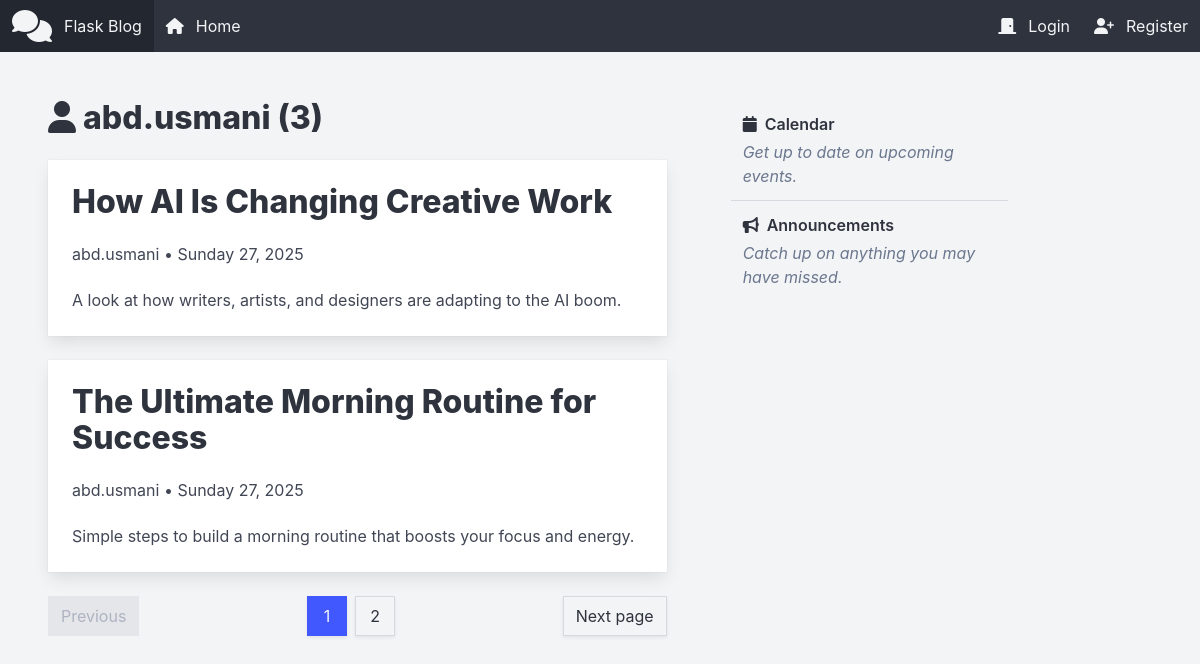
/user/abd.usmani/posts, run on an earlier commit of the app's database.
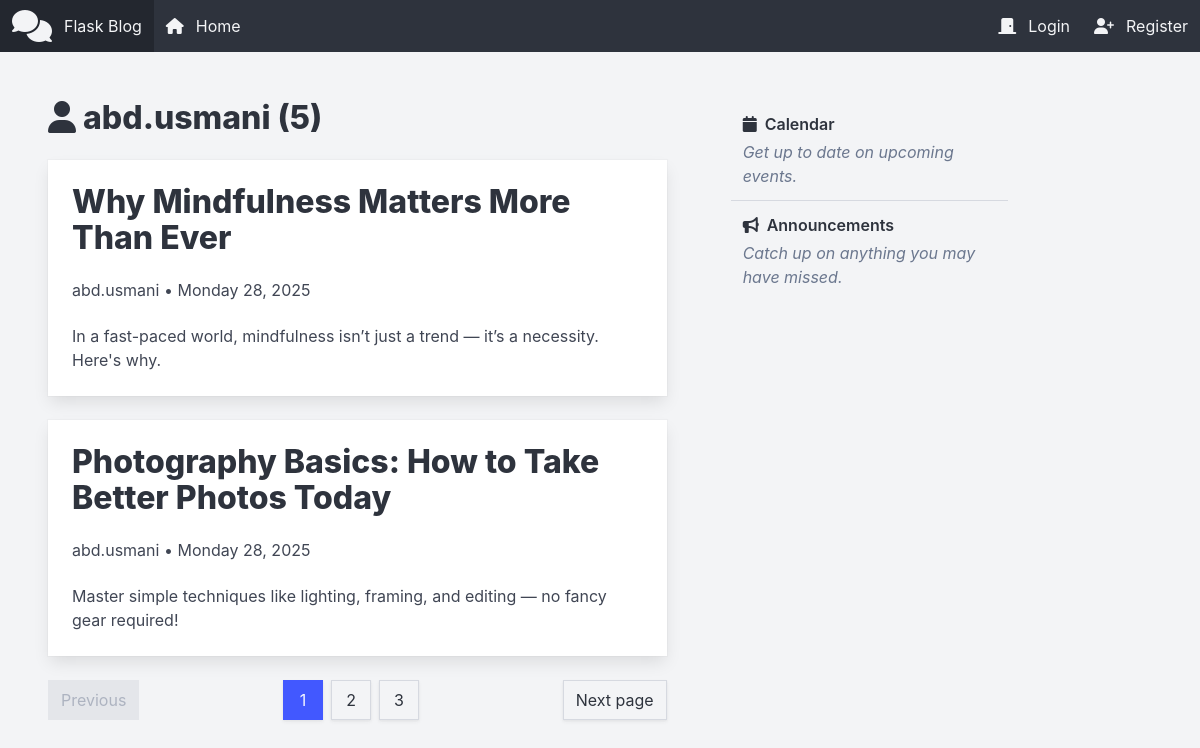
And on a later commit of the database.
### app/utils/models/User.py (models this page shows, shortened)
class User(db.Model, UserMixin):
    __tablename__ = "users"
    id = db.Column(db.Integer, primary_key=True)
    username = db.Column(db.String(20), unique=True, nullable=False)
    email = db.Column(db.String(120), unique=True, nullable=False)
    password = db.Column(db.String(60), nullable=False)
    posts = db.relationship("Post", back_populates="author", lazy="select")

### app/utils/models/Post.py (models this page shows, shortened)
class Post(db.Model):
    __tablename__ = "posts"
    id = db.Column(db.Integer, primary_key=True)
    title = db.Column(db.String(100), nullable=False)
    date_posted = db.Column(db.DateTime, default=lambda: datetime.now(timezone.utc))
    content = db.Column(db.Text, nullable=False)
    user_id = db.Column(db.Integer, db.ForeignKey("users.id"), nullable=False)
    author = db.relationship("User", back_populates="posts")

### app/routes/user/web_route.py (the view)
@bp_user_web.route("<string:username>/posts")
def user_posts(username):
    user = User.query.filter_by(username=username).first_or_404()
    page = request.args.get("page", default=1, type=int)
    posts = (
        Post.query.filter_by(author=user)
        .order_by(Post.date_posted.desc())
        .paginate(page=page, per_page=2)
    )
    return render_template(
        "user-posts.html", title=user.username, posts=posts, user=user, username=user.username
    )

### app/templates/user/user-posts.html
{% extends 'layout/base.html' %}
{% set endpoint = "user_web.user_posts" %}
{% block content %}
    <p class="title">
        <i class="fa-solid fa-user"></i>
        {{ user.username }} ({{ posts.total }})
    </p>
    {% for post in posts.items %}
        {% include './components/_post.html' %}
    {% endfor %}
    {% include './components/_pagination.html' %}
{% endblock content %}

### app/templates/layout/base.html (shortened to what this page needs)
<!DOCTYPE html>
<html lang="en"
      class="has-background-light theme-light">
    <head>
        {% include 'layout/_link-tags.html' %}
    </head>
    <body>
        {% include 'layout/_navigation-bar.html' %}
        <main class="container mx-6 my-6">
            <div class="columns is-8">
                <div class="column is-two-thirds">
                    {% block content %}
                    {% endblock content %}
                </div>
                <div class="column is-one-third">
                    {% include 'layout/_side-content.html' %}
                </div>
            </div>
        </main>
    </body>
</html>

### app/templates/layout/_link-tags.html (shortened to what this page needs)
<link rel="stylesheet"
      href="https://cdn.jsdelivr.net/npm/bulma@1.0.2/css/bulma.min.css" />
<link rel="stylesheet"
      href="{{ url_for('static', filename='styles/bulma-lists.css') }}" />
<link rel="stylesheet"
      href="{{ url_for('static', filename='styles/custom.css') }}" />
<link disabled
      rel="stylesheet"
      href="{{ url_for('static', filename='styles/debug.css') }}" />

### app/templates/layout/_navigation-bar.html (shortened to what this page needs)
<nav class="navbar is-dark">
    <div class="navbar-brand">
        <a href="#" class="navbar-item">
            <i class="fa-solid fa-comments fa-2xl"></i>
            Flask Blog
        </a>
    </div>
    <div class="navbar-menu" id="navMenu">
        <div class="navbar-start">
            <a href='{{ url_for("default_web.home") }}'
               class="navbar-item">
                <i class="fa-solid fa-house"></i>
                Home
            </a>
        </div>
        <div class="navbar-end">
            {% if current_user.is_authenticated %}
                <a href='{{ url_for("post_web.new_post") }}'
                   class="navbar-item">
                    <i class="fa-solid fa-pencil"></i>
                    New Post
                </a>
                <a href='{{ url_for("user_web.account") }}'
                   class="navbar-item">
                    <i class="fas fa-user"></i>
                    Account
                </a>
                <a href='{{ url_for("authentication_web.logout") }}'
                   class="navbar-item">
                    <i class="fa-solid fa-door-open"></i>
                    Logout
                </a>
            {% else %}
                <a href='{{ url_for("authentication_web.login") }}'
                   class="navbar-item">
                    <i class="fa-solid fa-door-closed"></i>
                    Login
                </a>
                <a href='{{ url_for("authentication_web.register") }}'
                   class="navbar-item">
                    <i class="fa-solid fa-user-plus"></i>
                    Register
                </a>
            {% endif %}
        </div>
    </div>
</nav>

### app/templates/components/_post.html (shortened to what this page needs)
<div class="card is-radiusless">
    <div class="card-content">
        <p class="title is-spaced">
            <a href='{{ url_for("post_web.post_page", post_id=post.id) }}'
               class="has-text-inherit">
                {{ post.title }}
            </a>
        </p>
        <p class="subtitle is-6">
            <a href='{{ url_for("user_web.user_posts", username=post.author.username) }}'
               class="has-text-inherit">
                {{ post.author.username }}
            </a>
            • {{ post.date_posted.strftime("%A %d, %Y") }}
        </p>
        <p class="block has-text-inherit">
            {{ post.content }}
        </p>
    </div>
</div>

### app/templates/components/_pagination.html
<nav class="pagination is-centered">
    <a href='{{ url_for(request.endpoint, page=posts.prev_num, username=username) if posts.has_prev else "#" }}'
       class="pagination-previous is-radiusless"
       {% if not posts.has_prev %}disabled{% endif %}>Previous</a>
    <a href='{{ url_for(request.endpoint, page=posts.next_num, username=username) if posts.has_next else "#" }}'
       class="pagination-next is-radiusless"
       {% if not posts.has_next %}disabled{% endif %}>Next page</a>
    <ul class="pagination-list">
        {% for page_num in posts.iter_pages(left_edge=1, right_edge=1, left_current=1, right_current=1) %}
            <li>
                {% if page_num == posts.page %}
                    <a href="#"
                       class="pagination-link is-radiusless is-current">{{ page_num }}</a>
                {% elif page_num %}
                    <a href='{{ url_for(request.endpoint, page=page_num, username=username) }}'
                       class="pagination-link is-radiusless">{{ page_num }}</a>
                {% else %}
                    <span class="pagination-ellipsis is-radiusless">
                        <i class="fa-solid fa-ellipsis"></i>
                    </span>
                {% endif %}
            </li>
        {% endfor %}
    </ul>
</nav>

### app/templates/layout/_side-content.html
<div class="list has-hoverable-list-items">
    <a class="list-item" href="#">
        <div class="list-item-content">
            <div class="list-item-title">
                <i class="fa-solid fa-calendar mr-1"></i>
                Calendar
            </div>
            <div class="list-item-description mt-1 is-italic">
                Get up to date on upcoming events.
            </div>
        </div>
    </a>
    <a class="list-item" href="#">
        <div class="list-item-content">
            <div class="list-item-title">
                <i class="fa-solid fa-bullhorn mr-1"></i>
                Announcements
            </div>
            <div class="list-item-description mt-1 is-italic">
                Catch up on anything you may have missed.
            </div>
        </div>
    </a>
</div>

What changed in the data, as far as the page shows it:
no longer on this page (row edited): Post: title "How AI Is Changing Creative Work", author.username "abd.usmani", date_posted "Sunday 27, 2025", content "A look at how writers, artists, and designers are adapting to the AI boom."
removed Post: title "The Ultimate Morning Routine for Success", author.username "abd.usmani", date_posted "Sunday 27, 2025", content "Simple steps to build a morning routine that boosts your focus and energy."
added Post: title "Why Mindfulness Matters More Than Ever", author.username "abd.usmani", date_posted "Monday 28, 2025", content "In a fast-paced world, mindfulness isn’t just a trend — it’s a necessity. Here's why."
added Post: title "Photography Basics: How to Take Better Photos Today", author.username "abd.usmani", date_posted "Monday 28, 2025", content "Master simple techniques like lighting, framing, and editing — no fancy gear required!"
Also different on the page:
{{ posts.total }}: "3" → "5"
new list line: "3"
